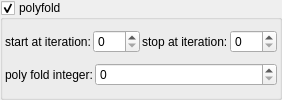
    <widget class="MyGroupBox" name="groupCheck_transf_function_enabledP_false">
     <property name="toolTip">
      <string/>
     </property>
     <property name="title">
      <string>polyfold&amp;</string>
     </property>
     <property name="checkable">
      <bool>true</bool>
     </property>
     <layout class="QVBoxLayout" name="verticalLayout_56">
      <property name="spacing">
       <number>2</number>
      </property>
      <property name="leftMargin">
       <number>2</number>
      </property>
      <property name="topMargin">
       <number>2</number>
      </property>
      <property name="rightMargin">
       <number>2</number>
      </property>
      <property name="bottomMargin">
       <number>2</number>
      </property>
      <item>
       <layout class="QGridLayout" name="gridLayout_70">
        <property name="spacing">
         <number>2</number>
        </property>
        <item row="1" column="3">
         <widget class="MySpinBox" name="spinboxInt_transf_stop_iterations_P1">
          <property name="sizePolicy">
           <sizepolicy hsizetype="Minimum" vsizetype="Maximum">
            <horstretch>0</horstretch>
            <verstretch>0</verstretch>
           </sizepolicy>
          </property>
          <property name="maximum">
           <number>999</number>
          </property>
         </widget>
        </item>
        <item row="1" column="1">
         <widget class="MySpinBox" name="spinboxInt_transf_start_iterations_P">
          <property name="sizePolicy">
           <sizepolicy hsizetype="Minimum" vsizetype="Maximum">
            <horstretch>0</horstretch>
            <verstretch>0</verstretch>
           </sizepolicy>
          </property>
          <property name="maximum">
           <number>999</number>
          </property>
         </widget>
        </item>
        <item row="1" column="0">
         <widget class="QLabel" name="label_267">
          <property name="text">
           <string>start at iteration:</string>
          </property>
         </widget>
        </item>
        <item row="1" column="2">
         <widget class="QLabel" name="label_268">
          <property name="text">
           <string>stop at iteration:</string>
          </property>
         </widget>
        </item>
       </layout>
      </item>
      <item>
       <layout class="QGridLayout" name="gridLayout_3" columnstretch="0,1">
        <item row="0" column="0">
         <widget class="QLabel" name="label_45">
          <property name="text">
           <string>poly fold integer:</string>
          </property>
         </widget>
        </item>
        <item row="0" column="1">
         <widget class="MySpinBox" name="spinboxInt_transf_int_6">
          <property name="enabled">
           <bool>true</bool>
          </property>
          <property name="sizePolicy">
           <sizepolicy hsizetype="Minimum" vsizetype="Maximum">
            <horstretch>0</horstretch>
            <verstretch>0</verstretch>
           </sizepolicy>
          </property>
          <property name="maximum">
           <number>999</number>
          </property>
         </widget>
        </item>
       </layout>
      </item>
     </layout>
    </widget>
